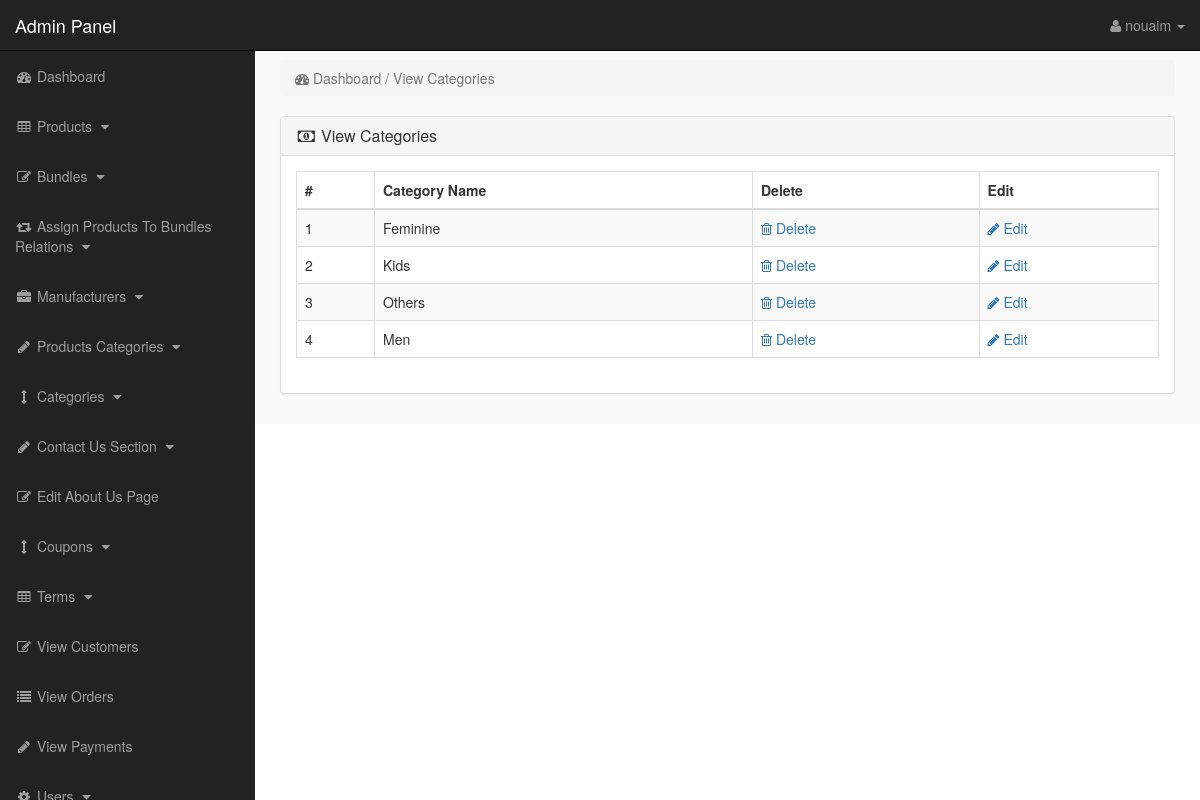
Screenshot of /admin_area/index.php?view_cats (signed in) with the database file from the repository.
### tables this page shows
CREATE TABLE `categories` (
  `cat_id` int(10) NOT NULL,
  `cat_title` text NOT NULL,
  `cat_top` text NOT NULL,
  `cat_image` text NOT NULL
);

### admin_area/view_cats.php (the view)
<?php
if(!isset($_SESSION['admin_email'])){
echo "<script>window.open('login.php','_self')</script>";
}
else {
?>
<div class="row" >
<div class="col-lg-12" >
<ol class="breadcrumb" >
<li class="active" >
<i class="fa fa-dashboard" ></i> Dashboard / View Categories
</li>
</ol>
</div>
</div>
<div class="row" >
<div class="col-lg-12" >
<div class="panel panel-default" >
<div class="panel-heading" >
<h3 class="panel-title" >
<i class="fa fa-money fa-fw"></i> View Categories
</h3>
</div>
<div class="panel-body" >
<div class="table-responsive" >
<table class="table table-bordered table-hover table-striped" >
<thead>
<tr>
<th>#</th>
<th>Category Name</th>
<th>Delete</th>
<th>Edit</th>
</tr>
</thead>
<tbody>
<?php
$i=0;
$get_cats = "select * from categories";
$run_cats = mysqli_query($con,$get_cats);
while($row_cats = mysqli_fetch_array($run_cats)){
$cat_id = $row_cats['cat_id'];
$cat_title = $row_cats['cat_title'];
$i++;
?>
<tr>
<td><?php echo $i; ?></td>
<td><?php echo $cat_title; ?></td>
<td>
<a href="index.php?delete_cat=<?php echo $cat_id; ?>" >
<i class="fa fa-trash-o" ></i> Delete
</a>
</td>
<td>
<a href="index.php?edit_cat=<?php echo $cat_id; ?>" >
<i class="fa fa-pencil" ></i> Edit
</a>
</td>
</tr>
<?php } ?>
</tbody>
</table>
</div>
</div>
</div>
</div>
</div>
<?php } ?>

### admin_area/includes/sidebar.php (shortened to what this page needs)
<?php
if(!isset($_SESSION['admin_email'])){
echo "<script>window.open('login.php','_self')</script>";
}
else {
?>
<nav class="navbar navbar-inverse navbar-fixed-top" >
<div class="navbar-header" >
<a class="navbar-brand" href="index.php?dashboard" >Admin Panel</a>
</div>
<ul class="nav navbar-right top-nav" >
<li class="dropdown" >
<a href="#" class="dropdown-toggle" data-toggle="dropdown" >
<i class="fa fa-user" ></i>
<?php echo $admin_name; ?> <b class="caret" ></b>
</a>
</li>
</ul>
<div class="collapse navbar-collapse navbar-ex1-collapse">
<ul class="nav navbar-nav side-nav">
<li>
<a href="index.php?dashboard">
<i class="fa fa-fw fa-dashboard"></i> Dashboard
</a>
</li>
<li>
<a href="#" data-toggle="collapse" data-target="#products">
<i class="fa fa-fw fa-table"></i> Products
<i class="fa fa-fw fa-caret-down"></i>
</a>
</li>
<li>
<a href="#" data-toggle="collapse" data-target="#bundles">
<i class="fa fa-fw fa-edit"></i> Bundles
<i class="fa fa-fw fa-caret-down"></i>
</a>
</li>
<li>
<a href="#" data-toggle="collapse" data-target="#relations">
<i class="fa fa-fw fa-retweet"></i> Assign Products To Bundles Relations
<i class="fa fa-fw fa-caret-down"></i>
</a>
</li>
<li>
<a href="#" data-toggle="collapse" data-target="#manufacturers">
<i class="fa fa-fw fa-briefcase"></i> Manufacturers
<i class="fa fa-fw fa-caret-down"></i>
</a>
</li>
<li>
<a href="#" data-toggle="collapse" data-target="#p_cat">
<i class="fa fa-fw fa-pencil"></i> Products Categories
<i class="fa fa-fw fa-caret-down"></i>
</a>
</li>
<li>
<a href="#" data-toggle="collapse" data-target="#cat">
<i class="fa fa-fw fa-arrows-v"></i> Categories
<i class="fa fa-fw fa-caret-down"></i>
</a>
</li>
<li>
<a href="#" data-toggle="collapse" data-target="#contact_us">
<i class="fa fa-fw fa-pencil"> </i> Contact Us Section
<i class="fa fa-fw fa-caret-down"></i>
</a>
</li>
<li>
<a href="index.php?edit_about_us">
<i class="fa fa-fw fa-edit"></i> Edit About Us Page
</a>
</li>
<li>
<a href="#" data-toggle="collapse" data-target="#coupons">
<i class="fa fa-fw fa-arrows-v"></i> Coupons
<i class="fa fa-fw fa-caret-down"></i>
</a>
</li>
<li>
<a href="#" data-toggle="collapse" data-target="#terms" >
<i class="fa fa-fw fa-table"></i> Terms
<i class="fa fa-fw fa-caret-down"></i>
</a>
</li>
<li>
<a href="index.php?view_customers">
<i class="fa fa-fw fa-edit"></i> View Customers
</a>
</li>
<li>
<a href="index.php?view_orders">
<i class="fa fa-fw fa-list"></i> View Orders
</a>
</li>
<li>
<a href="index.php?view_payments">
<i class="fa fa-fw fa-pencil"></i> View Payments
</a>
</li>
<li>
<a href="#" data-toggle="collapse" data-target="#users">
<i class="fa fa-fw fa-gear"></i> Users
<i class="fa fa-fw fa-caret-down"></i>
</a>
</li>
</ul>
</div>
</nav>
<?php } ?>

### admin_area/css/style.css (style rules this page uses)
body { margin-top:100px; }
@media (min-width: 768px) { body { margin-top:50px; } }
.top-nav { padding:0 15px; }
.top-nav>li { display:inline-block; float:left; }
.top-nav>li>a { padding-top:15px; padding-bottom:15px; line-height:20px; color:#999; }
@media (min-width: 768px) { .side-nav { position:fixed; top:51px; width:255px; border-radius:0; overflow-y:auto; background-color: #222; bottom:0; overflow-x:hidden; padding-bottom:40px; } }
@media (min-width: 768px) { .side-nav>li>a { width:255px; } }
.panel-body { border-radius:5px; }

### rows the page displays
categories: cat_title "Feminine"
categories: cat_title "Kids"
categories: cat_title "Others"
categories: cat_title "Men"

### other values shown
$admin_name "nouaim"
